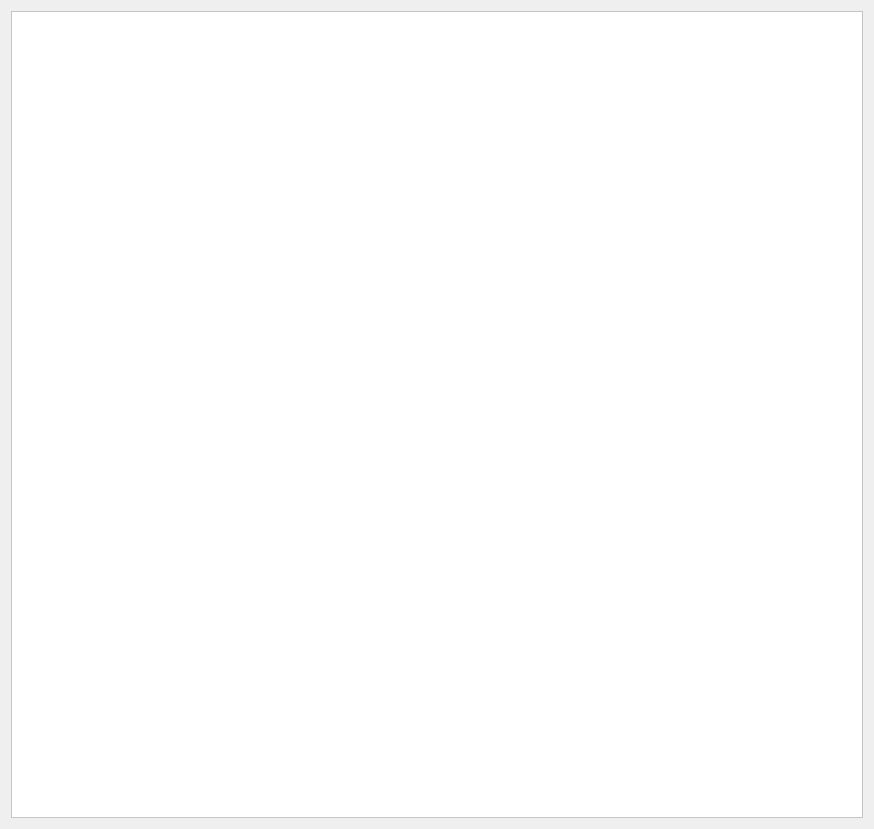
<?xml version="1.0" encoding="UTF-8"?>
<ui version="4.0">
 <class>Form</class>
 <widget class="QWidget" name="Form">
  <property name="geometry">
   <rect>
    <x>0</x>
    <y>0</y>
    <width>874</width>
    <height>829</height>
   </rect>
  </property>
  <property name="windowTitle">
   <string>Form</string>
  </property>
  <layout class="QVBoxLayout" name="verticalLayout">
   <item>
    <widget class="QTextEdit" name="dsOut">
     <property name="autoFillBackground">
      <bool>false</bool>
     </property>
     <property name="styleSheet">
      <string notr="true">background-color:  #ffffff; color: #000000;</string>
     </property>
     <property name="html">
      <string>&lt;!DOCTYPE HTML PUBLIC &quot;-//W3C//DTD HTML 4.0//EN&quot; &quot;http://www.w3.org/TR/REC-html40/strict.dtd&quot;&gt;
&lt;html&gt;&lt;head&gt;&lt;meta name=&quot;qrichtext&quot; content=&quot;1&quot; /&gt;&lt;style type=&quot;text/css&quot;&gt;
p, li { white-space: pre-wrap; }
&lt;/style&gt;&lt;/head&gt;&lt;body style=&quot; font-family:'.AppleSystemUIFont'; font-size:13pt; font-weight:400; font-style:normal;&quot;&gt;
&lt;p style=&quot;-qt-paragraph-type:empty; margin-top:0px; margin-bottom:0px; margin-left:0px; margin-right:0px; -qt-block-indent:0; text-indent:0px;&quot;&gt;&lt;br /&gt;&lt;/p&gt;&lt;/body&gt;&lt;/html&gt;</string>
     </property>
    </widget>
   </item>
  </layout>
 </widget>
 <resources/>
 <connections/>
</ui>
